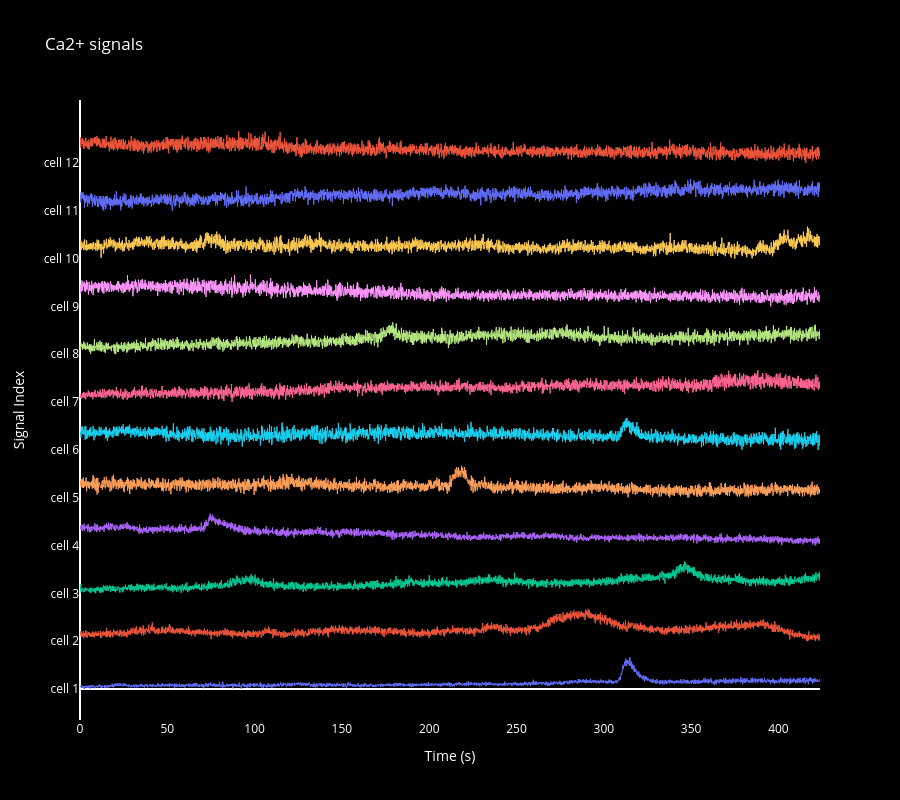

Source (notebook cell):
### Markdown cell above
## Raw Signal Inspection

Interactive waterfall plot of the neuropil-corrected, per-cell normalised traces.
Useful for a quick sanity-check of signal quality and recording duration before filtering.

### Code cell
### check data
import plotly.graph_objects as go
import numpy as np

# data = Fneu
# data = spks
data = F_corrected_cells

n_signals = data.shape[0]
timevec = np.arange(data.shape[1]) / fs

data_normalized = np.zeros_like(data, dtype=float)
for i in range(n_signals):
    min_val = np.min(data[i])
    max_val = np.max(data[i])
    data_normalized[i] = (data[i] - min_val) / (max_val - min_val) if max_val != min_val else 0

offset = 1.5
y_positions = np.arange(n_signals) * offset

fig = go.Figure()
for i in range(n_signals):
    fig.add_trace(go.Scatter(
        y=data_normalized[i] + y_positions[i],
        x=timevec,
        mode='lines',
        line=dict(width=1),
        name=f'Signal {i+1}',
        hovertemplate=f'Time: %{{x}}<br>Amplitude: %{{y:.3f}}<br>Signal: {i+1}<extra></extra>'
    ))

fig.update_layout(
    title='Ca2+ signals',
    xaxis_title='Time (s)',
    yaxis_title='Signal Index',
    xaxis=dict(showgrid=False),
    yaxis=dict(tickvals=y_positions, ticktext=[f'cell {i+1}' for i in range(n_signals)],
               showgrid=False),
    height=800,
    showlegend=False,
    plot_bgcolor='black',
    paper_bgcolor='black',
    font=dict(color='white'),
)

if SHOW_FIGURES:
    fig.show()

### Figure 1 — Plotly figure (JSON) as saved in the notebook; plotly's stock layout.template omitted (floating-point values rounded to 4 significant figures; data arrays with more than 128 entries replaced by an {"elided": "..."} marker saying what was removed)
{"data": [{"hovertemplate": "Time: %{x}<br>Amplitude: %{y:.3f}<br>Signal: 1<extra></extra>", "line": {"width": 1}, "mode": "lines", "name": "Signal 1", "type": "scatter", "x": {"elided": "4239 float values"}, "y": {"elided": "4239 float values"}}, {"hovertemplate": "Time: %{x}<br>Amplitude: %{y:.3f}<br>Signal: 2<extra></extra>", "line": {"width": 1}, "mode": "lines", "name": "Signal 2", "type": "scatter", "x": {"elided": "4239 float values"}, "y": {"elided": "4239 float values"}}, {"hovertemplate": "Time: %{x}<br>Amplitude: %{y:.3f}<br>Signal: 3<extra></extra>", "line": {"width": 1}, "mode": "lines", "name": "Signal 3", "type": "scatter", "x": {"elided": "4239 float values"}, "y": {"elided": "4239 float values"}}, {"hovertemplate": "Time: %{x}<br>Amplitude: %{y:.3f}<br>Signal: 4<extra></extra>", "line": {"width": 1}, "mode": "lines", "name": "Signal 4", "type": "scatter", "x": {"elided": "4239 float values"}, "y": {"elided": "4239 float values"}}, {"hovertemplate": "Time: %{x}<br>Amplitude: %{y:.3f}<br>Signal: 5<extra></extra>", "line": {"width": 1}, "mode": "lines", "name": "Signal 5", "type": "scatter", "x": {"elided": "4239 float values"}, "y": {"elided": "4239 float values"}}, {"hovertemplate": "Time: %{x}<br>Amplitude: %{y:.3f}<br>Signal: 6<extra></extra>", "line": {"width": 1}, "mode": "lines", "name": "Signal 6", "type": "scatter", "x": {"elided": "4239 float values"}, "y": {"elided": "4239 float values"}}, {"hovertemplate": "Time: %{x}<br>Amplitude: %{y:.3f}<br>Signal: 7<extra></extra>", "line": {"width": 1}, "mode": "lines", "name": "Signal 7", "type": "scatter", "x": {"elided": "4239 float values"}, "y": {"elided": "4239 float values"}}, {"hovertemplate": "Time: %{x}<br>Amplitude: %{y:.3f}<br>Signal: 8<extra></extra>", "line": {"width": 1}, "mode": "lines", "name": "Signal 8", "type": "scatter", "x": {"elided": "4239 float values"}, "y": {"elided": "4239 float values"}}, {"hovertemplate": "Time: %{x}<br>Amplitude: %{y:.3f}<br>Signal: 9<extra></extra>", "line": {"width": 1}, "mode": "lines", "name": "Signal 9", "type": "scatter", "x": {"elided": "4239 float values"}, "y": {"elided": "4239 float values"}}, {"hovertemplate": "Time: %{x}<br>Amplitude: %{y:.3f}<br>Signal: 10<extra></extra>", "line": {"width": 1}, "mode": "lines", "name": "Signal 10", "type": "scatter", "x": {"elided": "4239 float values"}, "y": {"elided": "4239 float values"}}, {"hovertemplate": "Time: %{x}<br>Amplitude: %{y:.3f}<br>Signal: 11<extra></extra>", "line": {"width": 1}, "mode": "lines", "name": "Signal 11", "type": "scatter", "x": {"elided": "4239 float values"}, "y": {"elided": "4239 float values"}}, {"hovertemplate": "Time: %{x}<br>Amplitude: %{y:.3f}<br>Signal: 12<extra></extra>", "line": {"width": 1}, "mode": "lines", "name": "Signal 12", "type": "scatter", "x": {"elided": "4239 float values"}, "y": {"elided": "4239 float values"}}], "layout": {"font": {"color": "white"}, "height": 800, "paper_bgcolor": "black", "plot_bgcolor": "black", "showlegend": false, "title": {"text": "Ca2+ signals"}, "xaxis": {"showgrid": false, "title": {"text": "Time (s)"}}, "yaxis": {"showgrid": false, "ticktext": ["cell 1", "cell 2", "cell 3", "cell 4", "cell 5", "cell 6", "cell 7", "cell 8", "cell 9", "cell 10", "cell 11", "cell 12"], "tickvals": [0.0, 1.5, 3.0, 4.5, 6.0, 7.5, 9.0, 10.5, 12.0, 13.5, 15.0, 16.5], "title": {"text": "Signal Index"}}}}
